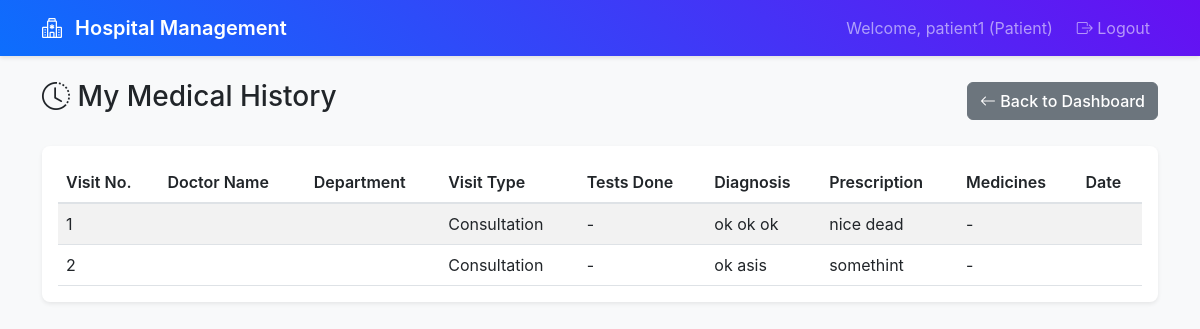
/patient/history (signed in), run on an earlier commit of the app's database.
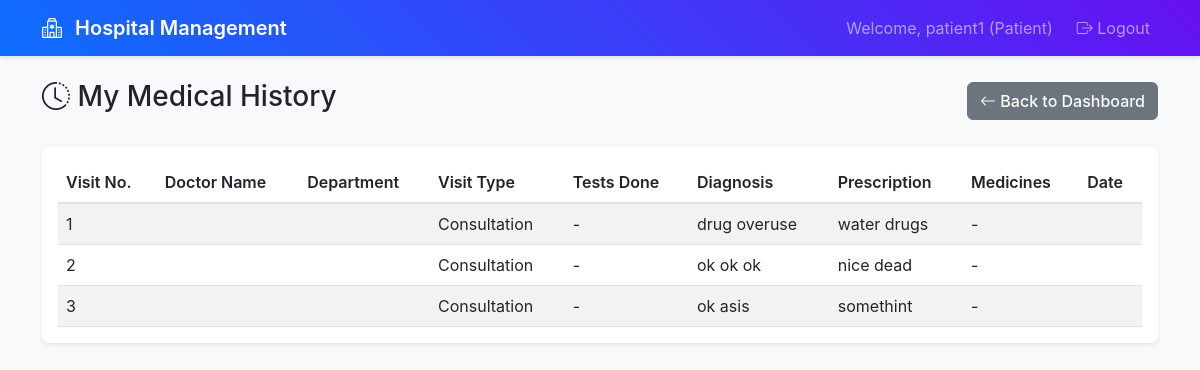
And on a later commit of the database.
### app.py (models this page shows)
class Treatment(db.Model):
    __tablename__ = 'treatments'
    id: Mapped[int] = mapped_column(primary_key=True)
    appointment_id: Mapped[int] = mapped_column(db.ForeignKey('appointments.id'), nullable=False)
    diagnosis: Mapped[str] = mapped_column()
    prescription: Mapped[str] = mapped_column()
    treatment_notes: Mapped[str] = mapped_column()
    created_at: Mapped[datetime] = mapped_column(default=datetime.utcnow)
    appointment = db.relationship('Appointment', back_populates='treatment')

### routes.py (the view)
@app.route('/patient/history')
@login_required
@role_required(['patient'])
def patient_history():
    patient = Patient.query.join(User).filter(User.id == session['user_id']).first()
    treatments = Treatment.query.join(Appointment).join(Doctor).filter(
        Appointment.patient_id == patient.id
    ).order_by(Appointment.appointment_date.desc(), Appointment.appointment_time.desc()).all()
    treatments_with_serial = []
    for i, treatment in enumerate(treatments, 1):
        treatment_dict = {
            'id': treatment.id,
            'appointment_id': treatment.appointment_id,
            'diagnosis': treatment.diagnosis,
            'prescription': treatment.prescription,
            'treatment_notes': treatment.treatment_notes,
            'created_at': treatment.created_at,
            'serial_no': i
        }
        treatments_with_serial.append(treatment_dict)
    return render_template('patient_history.html', treatments=treatments_with_serial)

### routes.py (called while the page is built)
def login_required(f):
    @wraps(f)
    def decorated_function(*args, **kwargs):
        if 'user_id' not in session:
            return redirect(url_for('login'))
        return f(*args, **kwargs)
    return decorated_function

def role_required(roles):
    def decorator(f):
        @wraps(f)
        def decorated_function(*args, **kwargs):
            if 'user_role' not in session or session['user_role'] not in roles:
                flash('Access denied. Insufficient permissions.', 'error')
                return redirect(url_for('login'))
            return f(*args, **kwargs)
        return decorated_function
    return decorator

### templates/patient_history.html (shortened to what this page needs)
{% extends "base.html" %}
{% block content %}
<div class="row">
    <div class="col-12">
        <div class="d-flex justify-content-between align-items-center mb-4">
            <h1 class="h3">
                <i class="bi bi-clock-history"></i> My Medical History
            </h1>
            <a href="{{ url_for('patient_dashboard') }}" class="btn btn-secondary">
                <i class="bi bi-arrow-left"></i> Back to Dashboard
            </a>
        </div>
    </div>
</div>
<div class="row">
    <div class="col-12">
        <div class="card">
            <div class="card-body">
                {% if treatments %}
                <div class="table-responsive">
                    <table class="table table-striped">
                        <thead>
                            <tr>
                                <th>Visit No.</th>
                                <th>Doctor Name</th>
                                <th>Department</th>
                                <th>Visit Type</th>
                                <th>Tests Done</th>
                                <th>Diagnosis</th>
                                <th>Prescription</th>
                                <th>Medicines</th>
                                <th>Date</th>
                            </tr>
                        </thead>
                        <tbody>
                            {% for treatment in treatments %}
                            <tr>
                                <td>{{ treatment.serial_no }}</td>
                                <td>{{ treatment.doctor_name }}</td>
                                <td>{{ treatment.specialization }}</td>
                                <td>Consultation</td>
                                <td>-</td>
                                <td>{{ treatment.diagnosis }}</td>
                                <td>{{ treatment.prescription }}</td>
                                <td>-</td>
                                <td>{{ treatment.appointment_date }}</td>
                            </tr>
                            {% endfor %}
                        </tbody>
                    </table>
                </div>
                {% endif %}
            </div>
        </div>
    </div>
</div>
{% endblock %}

What changed in the data, as far as the page shows it:
added Treatment: serial_no "1", diagnosis "drug overuse", prescription "water drugs"
computed for Treatment "ok ok ok": serial_no "1" → "2"
computed for Treatment "ok asis": serial_no "2" → "3"
